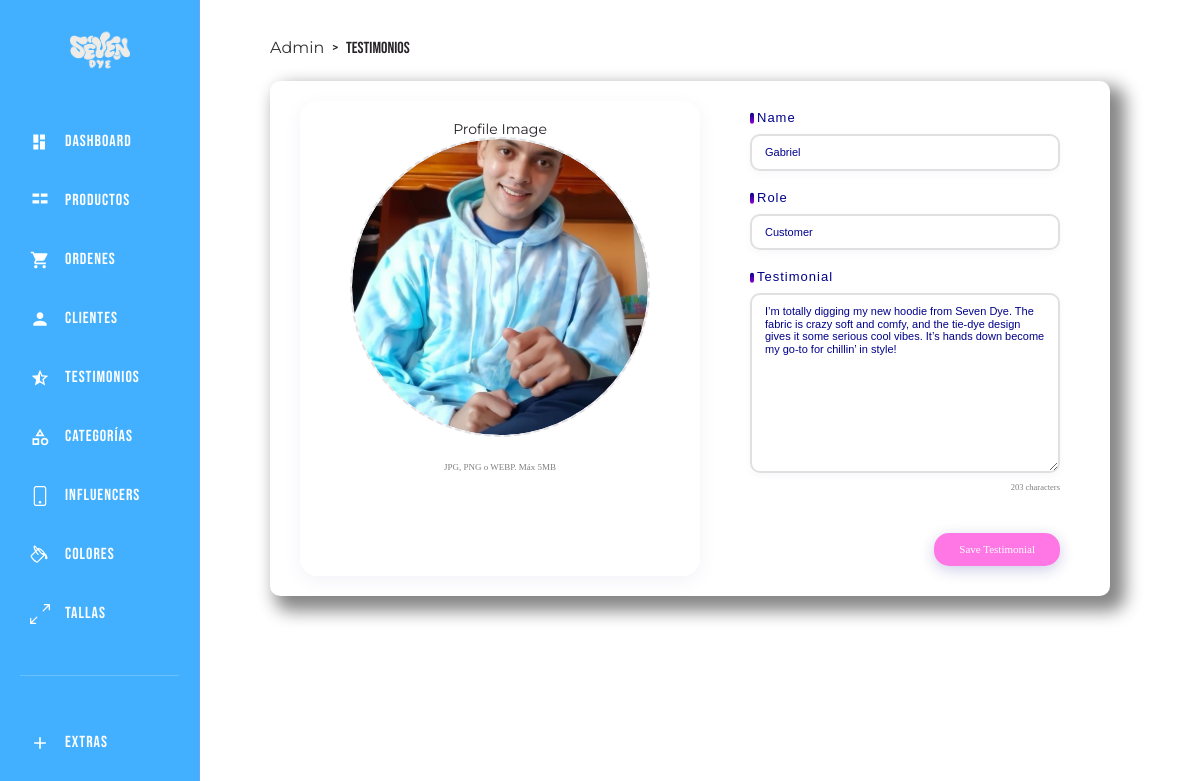
/testimonios/actualizar?id=11 (signed in), run on the app's committed database.
### tables this page shows
CREATE TABLE `testimonios` (
  `id` int NOT NULL AUTO_INCREMENT,
  `imagen` varchar(200) DEFAULT NULL,
  `nombre` varchar(255) DEFAULT NULL,
  `rol` varchar(50) DEFAULT NULL,
  `mensaje` longtext,
  `creado` date DEFAULT NULL,
  `actualizado` date DEFAULT NULL,
  PRIMARY KEY (`id`)
);

### controllers/TestimonioController.php (called while the page is built, shortened)
<?php
class TestimonioController
{
    public static function actualizar(Router $router)
    {
        $id = validarORedireccionar('/testimonios/admin');
        $testimonio = Testimonio::find($id);
        $alertas = Testimonio::getAlertas();
        $router->render('/testimonios/actualizar', [
            'testimonio' => $testimonio,
            'alertas' => $alertas,
            'pageTitle' => 'testimonios'
        ]);
    }
}

### public/index.php (called while the page is built, shortened)
<?php
$router = new Router();
$router->get('/admin', [DashboardController::class, 'index']);
$router->get('/testimonios/admin', [TestimonioController::class, 'index']);
$router->get('/testimonios/crear', [TestimonioController::class, 'crear']);
$router->post('/testimonios/crear', [TestimonioController::class, 'crear']);
$router->get('/testimonios/actualizar', [TestimonioController::class, 'actualizar']);
$router->post('/testimonios/actualizar', [TestimonioController::class, 'actualizar']);
$router->post('/testimonios/eliminar', [TestimonioController::class, 'eliminar']);
$router->get('/influencers/admin', [InfluencerController::class, 'index']);
$router->get('/influencers/crear', [InfluencerController::class, 'crear']);
$router->post('/influencers/crear', [InfluencerController::class, 'crear']);
$router->get('/influencers/actualizar', [InfluencerController::class, 'actualizar']);
$router->post('/influencers/actualizar', [InfluencerController::class, 'actualizar']);
$router->post('/influencers/eliminar', [InfluencerController::class, 'eliminar']);
$router->get('/categorias/admin', [CategoriaController::class, 'index']);
$router->get('/categorias/crear', [CategoriaController::class, 'crear']);
$router->post('/categorias/crear', [CategoriaController::class, 'crear']);
$router->get('/categorias/actualizar', [CategoriaController::class, 'actualizar']);
$router->post('/categorias/actualizar', [CategoriaController::class, 'actualizar']);
$router->post('/categorias/eliminar', [CategoriaController::class, 'eliminar']);
$router->get('/colores/admin', [ColorController::class, 'index']);
$router->get('/colores/crear', [ColorController::class, 'crear']);
$router->post('/colores/crear', [ColorController::class, 'crear']);
$router->get('/colores/actualizar', [ColorController::class, 'actualizar']);
$router->post('/colores/actualizar', [ColorController::class, 'actualizar']);
$router->post('/colores/eliminar', [ColorController::class, 'eliminar']);
$router->get('/tallas/admin', [TallaController::class, 'index']);
$router->get('/tallas/crear', [TallaController::class, 'crear']);
$router->post('/tallas/crear', [TallaController::class, 'crear']);
$router->get('/tallas/actualizar', [TallaController::class, 'actualizar']);
$router->post('/tallas/actualizar', [TallaController::class, 'actualizar']);
$router->post('/tallas/eliminar', [TallaController::class, 'eliminar']);
$router->get('/productos/admin', [ProductoController::class, 'index']);
$router->get('/productos/crear', [ProductoController::class, 'crear']);
$router->post('/productos/crear', [ProductoController::class, 'crear']);
$router->get('/productos/actualizar', [ProductoController::class, 'actualizar']);
$router->post('/productos/actualizar', [ProductoController::class, 'actualizar']);
$router->post('/productos/eliminar', [ProductoController::class, 'eliminar']);
$router->get('/clientes/admin', [ClienteController::class, 'index']);
$router->get('/clientes/actualizar', [ClienteController::class, 'actualizar']);
$router->post('/clientes/actualizar', [ClienteController::class, 'actualizar']);
$router->get('/login', [LoginController::class, 'login']);
$router->post('/login', [LoginController::class, 'login']);
$router->get('/register',[LoginController::class, 'registro']);
$router->post('/register',[LoginController::class, 'registro']);
$router->get('/logout', [LoginController::class, 'logout']);
$router->get('/google/login', [GoogleController::class, 'login']);
$router->get('/google/callback', [GoogleController::class, 'callback']);
$router->get('/olvide', [LoginController::class, 'olvide']);
$router->post('/olvide', [LoginController::class, 'olvide']);
$router->get('/recuperar', [LoginController::class, 'recuperar']);
$router->post('/recuperar', [LoginController::class, 'recuperar']);
$router->get('/confirmar-cuenta', [LoginController::class, 'confirmar']);
$router->get('/mensaje', [LoginController::class, 'mensaje']);
$router->get('/perfil', [UsuarioController::class, 'actualizar']);
$router->post('/perfil', [UsuarioController::class, 'actualizar']);
$router->get('/', [PaginasController::class, 'index']);
$router->get('/nosotros', [PaginasController::class, 'nosotros']);
$router->get('/contacto', [PaginasController::class, 'contacto']);
$router->post('/contacto', [PaginasController::class, 'contacto']);
$router->get('/carrito', [CarritoController::class, 'index']);
$router->post('/carrito/agregar', [CarritoController::class, 'agregar']);
$router->post('/carrito/actualizar', [CarritoController::class, 'actualizar']);
$router->post('/carrito/eliminar', [CarritoController::class, 'eliminar']);
$router->get('/tienda', [TiendaController::class, 'index']);
$router->get('/tienda/{slug}', [TiendaController::class, 'indexSlug']);
$router->get('/detalles/{slug}', [TiendaController::class, 'detalles']);
$router->get('/deseos', [DeseoController::class, 'index']);
$router->get('/deseos/verificar', [DeseoController::class, 'verificar']);
$router->post('/deseos/guardar', [DeseoController::class, 'guardar']);
$router->post('/deseos/eliminar', [DeseoController::class, 'eliminar']);
$router->comprobarRutas();

### includes/funciones.php (called while the page is built, shortened)
<?php
function s($html): string
{
    $s = htmlspecialchars($html);
    return $s;
}
function validarORedireccionar(string $url)
{
    $id = $_GET['id'];
    $id = filter_var($id, FILTER_VALIDATE_INT);
    return $id;
}

### models/ActiveRecord.php (called while the page is built, shortened)
<?php
class ActiveRecord
{
    protected static $db;
    protected static $tabla = '';
    public static function setDB($database)
    {
        self::$db = $database;
    }
    public static function find($id)
    {
        $query = "SELECT * FROM " . static::$tabla . " WHERE id = {$id}";
        $resultado = self::consultarSQL($query);
        return array_shift($resultado);
    }
    public static function consultarSQL($query)
    {
        $resultado = self::$db->query($query);
        $array = [];
        while ($registro = $resultado->fetch_assoc()) {
            $array[] = static::crearObjeto($registro);
        }
        return $array;
    }
    protected static function crearObjeto($registro)
    {
        $objeto = new static;
        foreach ($registro as $key => $value):
            if (property_exists($objeto, $key)) {
                $objeto->$key = $value;
            }
        endforeach;
        return $objeto;
    }
}

### views/testimonios/formulario.php (the view, shortened to what this page needs)
<div class="testimonial-card-wide__avatar-section">
    <label class="testimonial-card-wide_avatar-section_label">Profile Image</label>
    <div class="testimonial-avatar-upload-wide" id="testimonialAvatarDrop">
        <?php if ($testimonio->imagen) { ?>
            <img src="/imagenes/<?php echo $testimonio->imagen; ?>" alt="Testimonial image" class="testimonial-avatar-upload-wide__img" id="testimonialAvatarPreview">
        <?php } ?>
    </div>
    <div class="testimonial-avatar-upload-wide__meta">
        <span id="testimonialAvatarDragText">JPG, PNG o WEBP. Máx 5MB</span>
    </div>
</div>
<div class="testimonial-card-wide__form-section">
    <div class="testimonial-form-field-wide">
        <label class="testimonial-form-field-wide__label" for="nombre">Name</label>
        <input class="testimonial-form-field-wide__input" type="text" id="nombre" name="nombre" placeholder="Name" value="<?php echo s($testimonio->nombre); ?>">
    </div>
    <div class="testimonial-form-field-wide">
        <label class="testimonial-form-field-wide__label" for="rol">Role</label>
        <input class="testimonial-form-field-wide__input" type="text" id="rol" name="rol" placeholder="Role" value="<?php echo s($testimonio->rol); ?>">
    </div>
    <div class="testimonial-form-field-wide">
        <label class="testimonial-form-field-wide__label" for="mensaje">Testimonial</label>
        <textarea id="mensaje" class="testimonial-form-field-wide__textarea" name="mensaje" placeholder="Share your experience..."><?php echo s($testimonio->mensaje); ?></textarea>
        <span class="testimonial-form-field-wide__counter" id="testimonialCounter"><?php echo strlen($testimonio->mensaje); ?> characters</span>
    </div>
    <div class="testimonial-form-actions-wide">
        <button type="submit" class="testimonial-form-btn-wide">Save Testimonial</button>
    </div>
</div>

### views/templates/side-bar.php (shortened to what this page needs)
<aside class="admin-sidebar">
    <a class="admin-sidebar__logo" href="/">
        <picture>
            <source srcset="/build/img/Seven_logo_blanco.avif" type="image/avif">
            <source srcset="/build/img/Seven_logo_blanco.webp" type="image/webp">
            <img src="/build/img/Seven_logo_blanco.png" alt="Seven Logo">
        </picture>
    </a>
    <nav class="admin-sidebar__menu">
        <a href="/admin" class="admin-sidebar__nav-link">
            <svg xmlns="http://www.w3.org/2000/svg" viewBox="0 0 24 24" fill="currentColor">
                <path d="M4 13h6V3H4v10zm0 8h6v-6H4v6zm8 0h6V11h-6v10zm0-18v6h6V3h-6z" />
            </svg>
            Dashboard
        </a>
        <a href="/productos/admin" class="admin-sidebar__nav-link">
            <svg xmlns="http://www.w3.org/2000/svg" viewBox="0 0 24 24" fill="currentColor">
                <path d="M11 7H3V3h8v4zm0 8H3v-4h8v4zm10 0h-8v-4h8v4zm0-8h-8V3h8v4z" />
            </svg>
            Productos
        </a>
        <a href="/ordenes/admin" class="admin-sidebar__nav-link ">
            Ordenes
        </a>
        <a href="/clientes/admin" class="admin-sidebar__nav-link ">
            <svg xmlns="http://www.w3.org/2000/svg" viewBox="0 0 24 24" fill="currentColor">
                <path d="M12 12c2.21 0 4-1.79 4-4s-1.79-4-4-4-4 1.79-4 4 1.79 4 4 4zm0 2c-2.67 0-8 1.34-8 4v2h16v-2c0-2.66-5.33-4-8-4z" />
            </svg>
            Clientes
        </a>
        <a href="/testimonios/admin" class="admin-sidebar__nav-link ">
            <svg xmlns="http://www.w3.org/2000/svg" viewBox="0 0 24 24" fill="currentColor">
                <path d="M22 9.24l-7.19-.62L12 2 9.19 8.63 2 9.24l5.46 4.73L5.82 21 12 17.27 18.18 21l-1.63-7.03L22 9.24zM12 15.4V6.1l1.71 4.04 4.38.38-3.32 2.88 1 4.28L12 15.4z" />
            </svg>
            Testimonios
        </a>
        <a href="/categorias/admin" class="admin-sidebar__nav-link ">
            Categorías
        </a>
        <a href="/influencers/admin" class="admin-sidebar__nav-link ">
            influencers
        </a>
        <a href="/colores/admin" class="admin-sidebar__nav-link ">
            Colores
        </a>
        <a href="/tallas/admin" class="admin-sidebar__nav-link ">
            Tallas
        </a>
    </nav>
    <div class="admin-sidebar__separator"></div>
    <div class="admin-sidebar__extras">
        <a href="/extras/admin" class="admin-sidebar__nav-link">
            <svg xmlns="http://www.w3.org/2000/svg" viewBox="0 0 24 24" fill="currentColor">
                <path d="M19 13h-6v6h-2v-6H5v-2h6V5h2v6h6v2z" />
            </svg>
            Extras
        </a>
    </div>
</aside>

### views/testimonios/actualizar.php (shortened to what this page needs)
<?php include __DIR__ . "/../templates/admin-header.php"; ?>
<main class="formularios-admin">
    <div class="dashboard__breadcrumb">
        <p>
            <a href="/testimonios/admin">Admin</a>
            <span>></span>
            <?php echo $pageTitle; ?>
        </p>
    </div>
    <div class="seccion-admin">
        <form method="POST" enctype="multipart/form-data" id="testimonialForm" class="testimonial-card-wide">
            <?php include __DIR__ . "/formulario.php"; ?>
        </form>
    </div>
</main>
<?php include __DIR__ . "/../templates/admin-footer.php"; ?>

### Router.php (shortened to what this page needs)
<?php
class Router {
    public $rutasGET = [];
    public $rutasPOST = [];
    public function get($url, $fn) {
        $this->rutasGET[] = ['pattern' => $this->crearPatron($url), 'callback' => $fn];
    }
    public function post($url, $fn) {
        $this->rutasPOST[] = ['pattern' => $this->crearPatron($url), 'callback' => $fn];
    }
    private function crearPatron($url) {
        $regex = preg_replace('/\{(\w+)\}/', '(?P<\1>[^/]+)', $url);
        return '#^' . $regex . '$#';
    }
    public function comprobarRutas() {
        $urlActual = $_SERVER['PATH_INFO'] ?? '/';
        $metodo = $_SERVER['REQUEST_METHOD'];
        $rutas = $metodo === 'GET' ? $this->rutasGET : $this->rutasPOST;
        foreach ($rutas as $ruta) {
            if (preg_match($ruta['pattern'], $urlActual, $coincidencias)) {
                $parametros = array_filter($coincidencias, 'is_string', ARRAY_FILTER_USE_KEY);
                call_user_func_array($ruta['callback'], array_merge([$this], $parametros));
                return;
            }
        }
    }
    public function render($view, $datos = []) {
        include __DIR__ . "/views/$view.php";
        include __DIR__ . "/views/layout.php";
    }
}

### data on the page
testimonios: imagen (picture), nombre "Gabriel", rol "Customer", mensaje "I’m totally digging my new hoodie from Seven Dye. The fabric is crazy soft and comfy, and the tie-dye design gives it some serious cool vibes. It’s hands down become my go-to for chillin’ in style!", mensaje "203"
